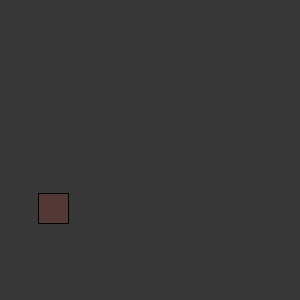
Frame 1 (no input)
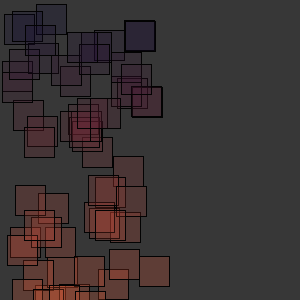
Frame 60 (the mouse pressed at the canvas centre just before this capture)
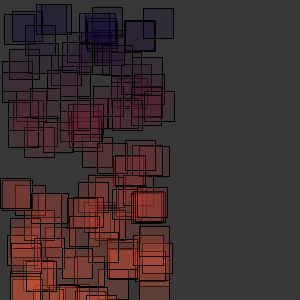
Frame 120 (the mouse held since frame 60 and released just before this capture)

The Processing sketch that drew these frames (run headless with seeded random() and noise(); from frame 60 on, the mouse is pressed at the canvas centre):

// Processing sketch: processing_36802
// ── processing_36802.pde

void setup() {
  size(300, 300);
  background(55);
  stroke(2);
}
float size1;
float size2;
float count = 500;

void draw() {
  size1 = random(width);
  size2 = random(width)/2;
  if (count>0) {
    fill(size1,size1/3,50,50);
    rect(size2, size1, 30, 30);
  }
}
